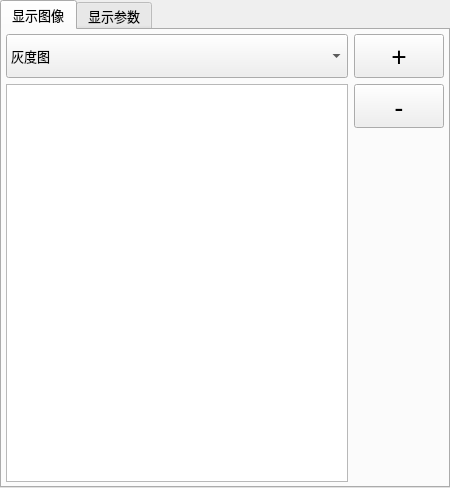
<?xml version="1.0" encoding="UTF-8"?>
<ui version="4.0">
 <class>frmImageShowClass</class>
 <widget class="QWidget" name="frmImageShowClass">
  <property name="geometry">
   <rect>
    <x>0</x>
    <y>0</y>
    <width>450</width>
    <height>488</height>
   </rect>
  </property>
  <property name="sizePolicy">
   <sizepolicy hsizetype="Preferred" vsizetype="Preferred">
    <horstretch>0</horstretch>
    <verstretch>0</verstretch>
   </sizepolicy>
  </property>
  <property name="minimumSize">
   <size>
    <width>450</width>
    <height>400</height>
   </size>
  </property>
  <property name="maximumSize">
   <size>
    <width>16777215</width>
    <height>16777215</height>
   </size>
  </property>
  <property name="windowTitle">
   <string>图像显示</string>
  </property>
  <layout class="QGridLayout" name="gridLayout_2">
   <property name="leftMargin">
    <number>0</number>
   </property>
   <property name="topMargin">
    <number>0</number>
   </property>
   <property name="rightMargin">
    <number>0</number>
   </property>
   <property name="bottomMargin">
    <number>0</number>
   </property>
   <property name="spacing">
    <number>0</number>
   </property>
   <item row="0" column="0">
    <widget class="QTabWidget" name="tabWidget">
     <property name="sizePolicy">
      <sizepolicy hsizetype="Preferred" vsizetype="Preferred">
       <horstretch>0</horstretch>
       <verstretch>0</verstretch>
      </sizepolicy>
     </property>
     <property name="minimumSize">
      <size>
       <width>450</width>
       <height>300</height>
      </size>
     </property>
     <property name="maximumSize">
      <size>
       <width>16777215</width>
       <height>16777215</height>
      </size>
     </property>
     <property name="font">
      <font>
       <family>微软雅黑</family>
       <pointsize>10</pointsize>
      </font>
     </property>
     <property name="currentIndex">
      <number>0</number>
     </property>
     <widget class="QWidget" name="tab">
      <attribute name="title">
       <string>显示图像</string>
      </attribute>
      <layout class="QGridLayout" name="gridLayout_3">
       <property name="leftMargin">
        <number>4</number>
       </property>
       <property name="topMargin">
        <number>4</number>
       </property>
       <property name="rightMargin">
        <number>4</number>
       </property>
       <property name="bottomMargin">
        <number>4</number>
       </property>
       <item row="0" column="0">
        <layout class="QGridLayout" name="gridLayout" columnstretch="7,1">
         <property name="topMargin">
          <number>0</number>
         </property>
         <item row="1" column="0" rowspan="2">
          <widget class="QListWidget" name="listWidget">
           <property name="selectionBehavior">
            <enum>QAbstractItemView::SelectRows</enum>
           </property>
          </widget>
         </item>
         <item row="1" column="1">
          <widget class="QToolButton" name="btnDelete">
           <property name="sizePolicy">
            <sizepolicy hsizetype="Preferred" vsizetype="Fixed">
             <horstretch>0</horstretch>
             <verstretch>0</verstretch>
            </sizepolicy>
           </property>
           <property name="minimumSize">
            <size>
             <width>90</width>
             <height>40</height>
            </size>
           </property>
           <property name="font">
            <font>
             <pointsize>20</pointsize>
            </font>
           </property>
           <property name="text">
            <string>-</string>
           </property>
          </widget>
         </item>
         <item row="2" column="1">
          <spacer name="verticalSpacer">
           <property name="orientation">
            <enum>Qt::Vertical</enum>
           </property>
           <property name="sizeHint" stdset="0">
            <size>
             <width>20</width>
             <height>40</height>
            </size>
           </property>
          </spacer>
         </item>
         <item row="0" column="0">
          <widget class="QComboBox" name="cbx_ImgInPut">
           <property name="sizePolicy">
            <sizepolicy hsizetype="Preferred" vsizetype="Preferred">
             <horstretch>0</horstretch>
             <verstretch>0</verstretch>
            </sizepolicy>
           </property>
           <property name="minimumSize">
            <size>
             <width>0</width>
             <height>40</height>
            </size>
           </property>
           <property name="font">
            <font>
             <family>微软雅黑</family>
             <pointsize>10</pointsize>
            </font>
           </property>
           <property name="editable">
            <bool>false</bool>
           </property>
           <property name="currentIndex">
            <number>1</number>
           </property>
           <item>
            <property name="text">
             <string>无</string>
            </property>
           </item>
           <item>
            <property name="text">
             <string>灰度图</string>
            </property>
           </item>
           <item>
            <property name="text">
             <string>高度图</string>
            </property>
           </item>
           <item>
            <property name="text">
             <string>高度+灰度图</string>
            </property>
           </item>
          </widget>
         </item>
         <item row="0" column="1">
          <widget class="QToolButton" name="btnAdd">
           <property name="sizePolicy">
            <sizepolicy hsizetype="Preferred" vsizetype="Preferred">
             <horstretch>0</horstretch>
             <verstretch>0</verstretch>
            </sizepolicy>
           </property>
           <property name="minimumSize">
            <size>
             <width>90</width>
             <height>40</height>
            </size>
           </property>
           <property name="font">
            <font>
             <pointsize>20</pointsize>
            </font>
           </property>
           <property name="text">
            <string>+</string>
           </property>
          </widget>
         </item>
        </layout>
       </item>
      </layout>
     </widget>
     <widget class="QWidget" name="tab_Camera">
      <attribute name="title">
       <string>显示参数</string>
      </attribute>
      <layout class="QGridLayout" name="gridLayout_camera">
       <property name="leftMargin">
        <number>4</number>
       </property>
       <property name="topMargin">
        <number>4</number>
       </property>
       <property name="rightMargin">
        <number>4</number>
       </property>
       <property name="bottomMargin">
        <number>4</number>
       </property>
      </layout>
     </widget>
    </widget>
   </item>
  </layout>
  <action name="action3DShow">
   <property name="icon">
    <iconset>
     <normaloff>:/QtApplication/Bitmaps/pStart.png</normaloff>:/QtApplication/Bitmaps/pStart.png</iconset>
   </property>
   <property name="text">
    <string>3DShow</string>
   </property>
   <property name="toolTip">
    <string>3D显示</string>
   </property>
  </action>
 </widget>
 <layoutdefault spacing="6" margin="11"/>
 <resources>
  <include location="../../../QApplication/saribbonresouce.qrc"/>
  <include location="../../../QApplication/saribbonresouce.qrc"/>
 </resources>
 <connections/>
 <slots>
  <slot>on_camShowChanged(int)</slot>
 </slots>
</ui>
